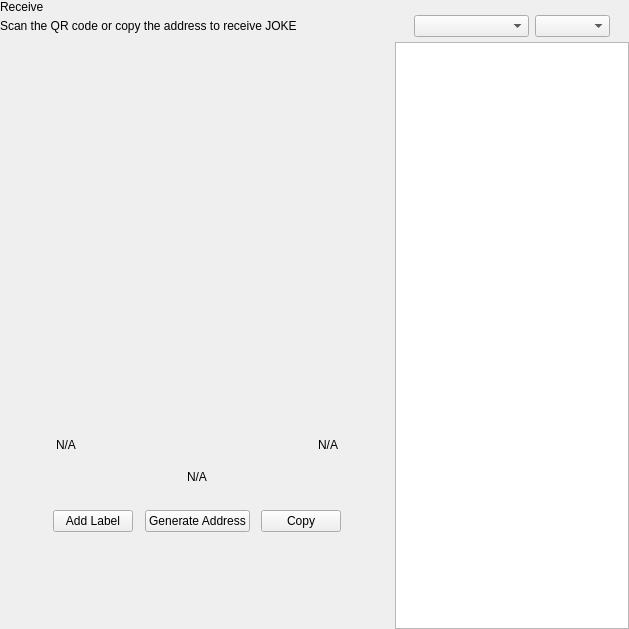
<?xml version="1.0" encoding="UTF-8"?>
<ui version="4.0">
 <class>ReceiveWidget</class>
 <widget class="QWidget" name="ReceiveWidget">
  <property name="geometry">
   <rect>
    <x>0</x>
    <y>0</y>
    <width>629</width>
    <height>629</height>
   </rect>
  </property>
  <property name="minimumSize">
   <size>
    <width>0</width>
    <height>0</height>
   </size>
  </property>
  <property name="windowTitle">
   <string>Form</string>
  </property>
  <layout class="QHBoxLayout" name="horizontalLayout_2" stretch="2,1">
   <property name="spacing">
    <number>0</number>
   </property>
   <property name="leftMargin">
    <number>0</number>
   </property>
   <property name="topMargin">
    <number>0</number>
   </property>
   <property name="rightMargin">
    <number>0</number>
   </property>
   <property name="bottomMargin">
    <number>0</number>
   </property>
   <item>
    <widget class="QWidget" name="left" native="true">
     <layout class="QVBoxLayout" name="verticalLayout_3">
      <property name="leftMargin">
       <number>0</number>
      </property>
      <property name="topMargin">
       <number>0</number>
      </property>
      <property name="rightMargin">
       <number>0</number>
      </property>
      <property name="bottomMargin">
       <number>0</number>
      </property>
      <item>
       <layout class="QVBoxLayout" name="verticalLayout_2">
        <property name="spacing">
         <number>0</number>
        </property>
        <property name="leftMargin">
         <number>0</number>
        </property>
        <item>
         <layout class="QHBoxLayout" name="horizontalLayout_3">
          <property name="spacing">
           <number>0</number>
          </property>
          <item>
           <layout class="QVBoxLayout" name="verticalLayout_4">
            <property name="spacing">
             <number>5</number>
            </property>
            <item>
             <widget class="QLabel" name="labelTitle">
              <property name="text">
               <string>Receive</string>
              </property>
             </widget>
            </item>
            <item alignment="Qt::AlignTop">
             <widget class="QLabel" name="labelSubtitle1">
              <property name="text">
               <string>Scan the QR code or copy the address to receive JOKE</string>
              </property>
             </widget>
            </item>
           </layout>
          </item>
          <item>
           <spacer name="horizontalSpacer">
            <property name="orientation">
             <enum>Qt::Horizontal</enum>
            </property>
            <property name="sizeHint" stdset="0">
             <size>
              <width>40</width>
              <height>20</height>
             </size>
            </property>
           </spacer>
          </item>
         </layout>
        </item>
        <item>
         <spacer name="verticalSpacer_2">
          <property name="orientation">
           <enum>Qt::Vertical</enum>
          </property>
          <property name="sizeType">
           <enum>QSizePolicy::Expanding</enum>
          </property>
          <property name="sizeHint" stdset="0">
           <size>
            <width>20</width>
            <height>50</height>
           </size>
          </property>
         </spacer>
        </item>
        <item alignment="Qt::AlignHCenter">
         <widget class="QWidget" name="layoutQR" native="true">
          <property name="maximumSize">
           <size>
            <width>510</width>
            <height>16777215</height>
           </size>
          </property>
          <layout class="QVBoxLayout" name="verticalLayoutQr">
           <item>
            <spacer name="verticalSpacer11">
             <property name="orientation">
              <enum>Qt::Vertical</enum>
             </property>
             <property name="sizeType">
              <enum>QSizePolicy::Fixed</enum>
             </property>
             <property name="sizeHint" stdset="0">
              <size>
               <width>20</width>
               <height>20</height>
              </size>
             </property>
            </spacer>
           </item>
           <item alignment="Qt::AlignHCenter">
            <widget class="QLabel" name="labelQrImg">
             <property name="minimumSize">
              <size>
               <width>260</width>
               <height>260</height>
              </size>
             </property>
             <property name="maximumSize">
              <size>
               <width>260</width>
               <height>260</height>
              </size>
             </property>
             <property name="text">
              <string/>
             </property>
             <property name="alignment">
              <set>Qt::AlignCenter</set>
             </property>
            </widget>
           </item>
           <item>
            <spacer name="verticalSpacer_21">
             <property name="orientation">
              <enum>Qt::Vertical</enum>
             </property>
             <property name="sizeType">
              <enum>QSizePolicy::Fixed</enum>
             </property>
             <property name="sizeHint" stdset="0">
              <size>
               <width>20</width>
               <height>30</height>
              </size>
             </property>
            </spacer>
           </item>
           <item>
            <widget class="QWidget" name="widget" native="true">
             <property name="minimumSize">
              <size>
               <width>0</width>
               <height>0</height>
              </size>
             </property>
             <layout class="QHBoxLayout" name="horizontalLayout_5">
              <item>
               <widget class="QLabel" name="labelLabel">
                <property name="text">
                 <string notr="true">N/A</string>
                </property>
               </widget>
              </item>
              <item>
               <spacer name="horizontalSpacer_2">
                <property name="orientation">
                 <enum>Qt::Horizontal</enum>
                </property>
                <property name="sizeHint" stdset="0">
                 <size>
                  <width>141</width>
                  <height>20</height>
                 </size>
                </property>
               </spacer>
              </item>
              <item>
               <widget class="QLabel" name="labelDate">
                <property name="text">
                 <string notr="true">N/A</string>
                </property>
                <property name="alignment">
                 <set>Qt::AlignRight|Qt::AlignTrailing|Qt::AlignVCenter</set>
                </property>
               </widget>
              </item>
             </layout>
            </widget>
           </item>
           <item>
            <widget class="QLabel" name="labelAddress">
             <property name="sizePolicy">
              <sizepolicy hsizetype="Expanding" vsizetype="Preferred">
               <horstretch>0</horstretch>
               <verstretch>0</verstretch>
              </sizepolicy>
             </property>
             <property name="minimumSize">
              <size>
               <width>300</width>
               <height>0</height>
              </size>
             </property>
             <property name="text">
              <string notr="true">N/A</string>
             </property>
             <property name="alignment">
              <set>Qt::AlignCenter</set>
             </property>
            </widget>
           </item>
           <item>
            <spacer name="verticalSpacer_4">
             <property name="orientation">
              <enum>Qt::Vertical</enum>
             </property>
             <property name="sizeType">
              <enum>QSizePolicy::Fixed</enum>
             </property>
             <property name="sizeHint" stdset="0">
              <size>
               <width>20</width>
               <height>20</height>
              </size>
             </property>
            </spacer>
           </item>
           <item>
            <layout class="QHBoxLayout" name="horizontalLayout_4">
             <item alignment="Qt::AlignHCenter">
              <widget class="QPushButton" name="pushButtonLabel">
               <property name="focusPolicy">
                <enum>Qt::NoFocus</enum>
               </property>
               <property name="text">
                <string>Add Label</string>
               </property>
              </widget>
             </item>
             <item alignment="Qt::AlignHCenter">
              <widget class="QPushButton" name="pushButtonNewAddress">
               <property name="focusPolicy">
                <enum>Qt::NoFocus</enum>
               </property>
               <property name="text">
                <string>Generate Address</string>
               </property>
              </widget>
             </item>
             <item alignment="Qt::AlignHCenter">
              <widget class="QPushButton" name="pushButtonCopy">
               <property name="focusPolicy">
                <enum>Qt::NoFocus</enum>
               </property>
               <property name="text">
                <string>Copy</string>
               </property>
              </widget>
             </item>
            </layout>
           </item>
           <item>
            <spacer name="verticalSpacer_3">
             <property name="orientation">
              <enum>Qt::Vertical</enum>
             </property>
             <property name="sizeType">
              <enum>QSizePolicy::Expanding</enum>
             </property>
             <property name="sizeHint" stdset="0">
              <size>
               <width>20</width>
               <height>20</height>
              </size>
             </property>
            </spacer>
           </item>
          </layout>
         </widget>
        </item>
        <item>
         <spacer name="verticalSpacer">
          <property name="orientation">
           <enum>Qt::Vertical</enum>
          </property>
          <property name="sizeHint" stdset="0">
           <size>
            <width>20</width>
            <height>40</height>
           </size>
          </property>
         </spacer>
        </item>
       </layout>
      </item>
     </layout>
    </widget>
   </item>
   <item>
    <widget class="QWidget" name="right" native="true">
     <layout class="QVBoxLayout" name="verticalLayout_5">
      <property name="spacing">
       <number>0</number>
      </property>
      <property name="leftMargin">
       <number>1</number>
      </property>
      <property name="topMargin">
       <number>0</number>
      </property>
      <property name="rightMargin">
       <number>0</number>
      </property>
      <property name="bottomMargin">
       <number>0</number>
      </property>
      <item>
       <layout class="QVBoxLayout" name="container_right">
        <property name="spacing">
         <number>0</number>
        </property>
        <property name="leftMargin">
         <number>0</number>
        </property>
        <property name="rightMargin">
         <number>0</number>
        </property>
        <item>
         <layout class="QVBoxLayout" name="verticalLayout">
          <property name="spacing">
           <number>6</number>
          </property>
          <property name="leftMargin">
           <number>19</number>
          </property>
          <property name="rightMargin">
           <number>19</number>
          </property>
          <item>
           <widget class="OptionButton" name="btnRequest" native="true"/>
          </item>
          <item>
           <widget class="OptionButton" name="btnMyAddresses" native="true">
            <property name="sizePolicy">
             <sizepolicy hsizetype="Preferred" vsizetype="Minimum">
              <horstretch>0</horstretch>
              <verstretch>0</verstretch>
             </sizepolicy>
            </property>
           </widget>
          </item>
         </layout>
        </item>
        <item>
         <widget class="QWidget" name="sortWidget" native="true">
          <layout class="QHBoxLayout" name="horizontalLayout_6">
           <property name="leftMargin">
            <number>19</number>
           </property>
           <property name="rightMargin">
            <number>19</number>
           </property>
           <property name="bottomMargin">
            <number>5</number>
           </property>
           <item>
            <spacer name="horizontalSpacer_3">
             <property name="orientation">
              <enum>Qt::Horizontal</enum>
             </property>
             <property name="sizeHint" stdset="0">
              <size>
               <width>40</width>
               <height>20</height>
              </size>
             </property>
            </spacer>
           </item>
           <item>
            <widget class="QComboBox" name="comboBoxSort">
             <property name="sizePolicy">
              <sizepolicy hsizetype="Preferred" vsizetype="Fixed">
               <horstretch>0</horstretch>
               <verstretch>0</verstretch>
              </sizepolicy>
             </property>
             <property name="minimumSize">
              <size>
               <width>115</width>
               <height>0</height>
              </size>
             </property>
            </widget>
           </item>
           <item>
            <widget class="QComboBox" name="comboBoxSortOrder">
             <property name="sizePolicy">
              <sizepolicy hsizetype="Preferred" vsizetype="Fixed">
               <horstretch>0</horstretch>
               <verstretch>0</verstretch>
              </sizepolicy>
             </property>
             <property name="minimumSize">
              <size>
               <width>75</width>
               <height>0</height>
              </size>
             </property>
            </widget>
           </item>
          </layout>
         </widget>
        </item>
        <item>
         <widget class="QListView" name="listViewAddress"/>
        </item>
       </layout>
      </item>
     </layout>
    </widget>
   </item>
  </layout>
 </widget>
 <customwidgets>
  <customwidget>
   <class>OptionButton</class>
   <extends>QWidget</extends>
   <header>qt/jokecoin/optionbutton.h</header>
   <container>1</container>
  </customwidget>
 </customwidgets>
 <resources/>
 <connections/>
</ui>
